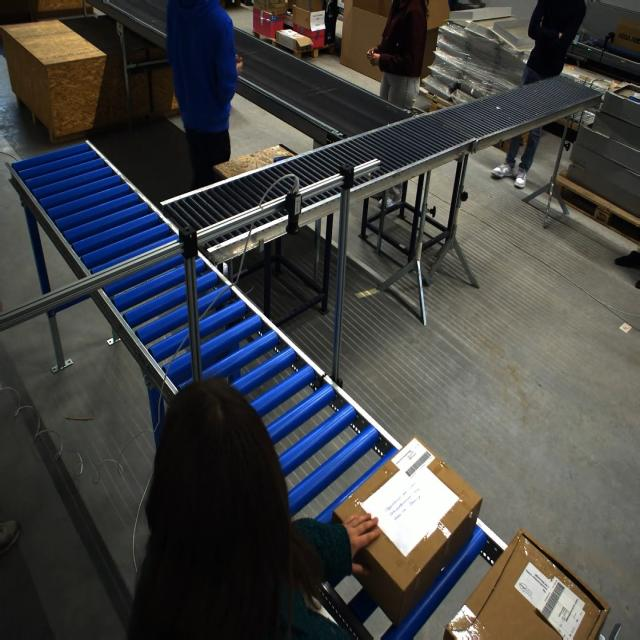
#> input picture data/train/images/_2025-05-28_11_43_39_731_mp4-0003_jpg.rf.8b5482f0ed1d734ca68cc71b32bea231.jpg, 640 x 640 px, given in place of IMG_0250.MOV, which was not available
$ jupyter execute --allow-errors logicall-nb.ipynb   (text cells are left out)
#> lines starting #> are read from the running program, lines starting #| are printed output that depends on the picture; pictures that were not available may be replaced by others from this repository, and a replacement may not be noted
[cell 1]
import os
import csv
import cv2
import time
import numpy
import shutil
from datetime import datetime
from datetime import timedelta
from ultralytics import YOLO
from pyzbar.pyzbar import decode
from sklearn.model_selection import train_test_split
from scipy.spatial.distance import cdist
from collections import deque
import openpyxl

[cell 2]
data_dir = "../data/"
images_dir = os.path.join(data_dir, "train/images")
labels_dir = os.path.join(data_dir, "train/labels")
valid_images_dir = os.path.join(data_dir, "valid/images")
valid_labels_dir = os.path.join(data_dir, "valid/labels")

os.makedirs(valid_images_dir, exist_ok=True)
os.makedirs(valid_labels_dir, exist_ok=True)

image_files = [f for f in os.listdir(images_dir) if f.endswith(".jpg")]

#> (the rest of this cell did not finish here and is left out)

#> (a cell that did not finish here is left out)

[cell 4]
# CONFIGURATION
model_path = "../runs/detect/train9/weights/best.pt"
input_video_path = "../videos/before/_2025-05-28_11_44_21_572.mp4"
output_dir = "../videos/test/"
output_filename = "testtest.mp4"
output_video_path = os.path.join(output_dir, output_filename)
csv_output_path = os.path.join(output_dir, "detection_log.csv")

DISTANCE_THRESHOLD = 150  # pixels
DISAPPEAR_TIME_THRESHOLD = 2.0  # seconds
APPEARANCE_WEIGHT = 0.7  # Weight for appearance matching in ID assignment
MAX_HISTORY = 5  # Number of frames to keep in object history
HIST_SIMILARITY_THRESHOLD = 0.7  # Minimum histogram similarity for matching
IOU_THRESHOLD = 0.3  # Minimum IoU for matching

# SETUP
os.makedirs(output_dir, exist_ok=True)
#> (the rest of this cell did not finish here and is left out)

#> (a cell that did not finish here is left out)

[cell 6]
# CONFIGURATION
model_path = "../runs/detect/train9/weights/best.pt"
input_video_path = "../videos/before/_2025-05-28_11_44_21_572.mp4"
output_dir = "../videos/test/"
output_filename = "testtestbpc.mp4"
output_video_path = os.path.join(output_dir, output_filename)
csv_output_path = os.path.join(output_dir, "detection_log.csv")

DISTANCE_THRESHOLD = 150  # pixels for tracking
DISAPPEAR_TIME_THRESHOLD = 2.0  # seconds
BOX_ASSOCIATION_RADIUS = 200

# SETUP
os.makedirs(output_dir, exist_ok=True)
#> (the rest of this cell did not finish here and is left out)

[cell 7]
# CONFIGURATION
model_path = "../runs/detect/train9/weights/best.pt"
input_video_path = "../videos/before/_2025-05-28_15_29_37_583.mp4"
output_dir = "../videos/test/"
output_filename = "testtestbpcalternative.mp4"
output_video_path = os.path.join(output_dir, output_filename)
csv_output_path = os.path.join(output_dir, "detection_log.csv")

DISTANCE_THRESHOLD = 150  # pixels for tracking
DISAPPEAR_TIME_THRESHOLD = 4.0  # Increased to reduce flicker
ASSOCIATION_RADIUS = 200  # for product-box and person-box
PERSON_RADIUS = 200  # New: visual indicator for each person

# SETUP
os.makedirs(output_dir, exist_ok=True)
#> (the rest of this cell did not finish here and is left out)

[cell 8]
video_path = "../videos/before/IMG_0250.MOV"
output_file = "scanned_barcodes.xlsx"

def init_excel(file_path):
#> called with file_path = 'scanned_barcodes.xlsx'
    if not os.path.exists(file_path):
        wb = openpyxl.Workbook()
        ws = wb.active
        ws.append(["ID", "Barcode", "Timestamp"])
        wb.save(file_path)
    wb = openpyxl.load_workbook(file_path)
    ws = wb.active
    existing = {}
    next_id = 1
    for row in ws.iter_rows(min_row=2, values_only=True):
        id_, barcode, _ = row
        existing[barcode] = id_
        if id_ >= next_id:
            next_id = id_ + 1
#> further down, frame is the input picture: shape (640, 640, 3); mean B, G, R 67.1, 67.2, 66.7
#> `gray = cv2.cvtColor(frame, cv2.COLOR_BGR2GRAY)`:
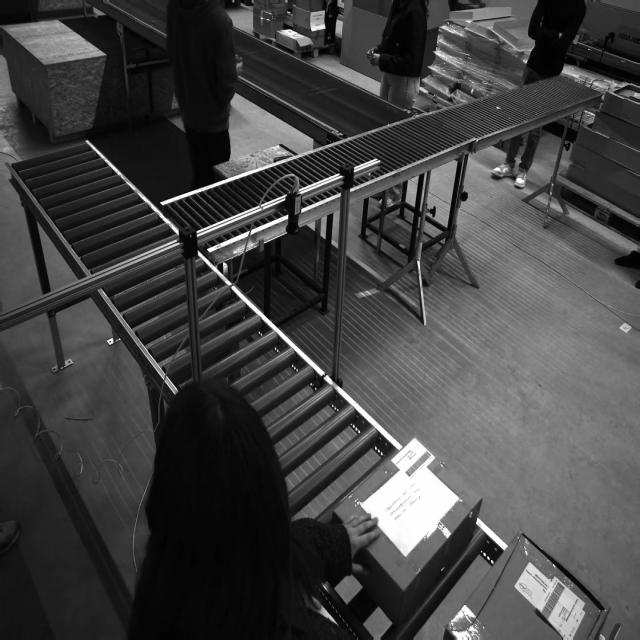
#> gray: shape (640, 640); min 0, max 255, mean 67.1
#> `equalized = cv2.equalizeHist(gray)`:
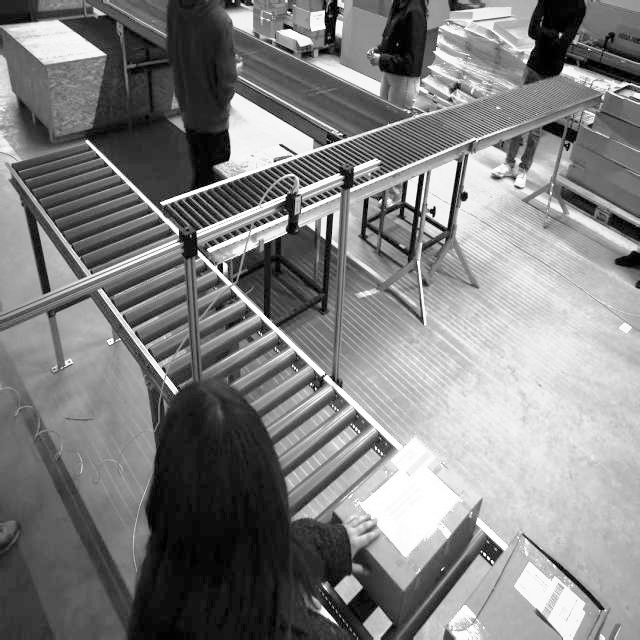
#> equalized: shape (640, 640); min 0, max 255, mean 128.4
#> `sharpened = cv2.filter2D(equalized, -1, kernel)`:
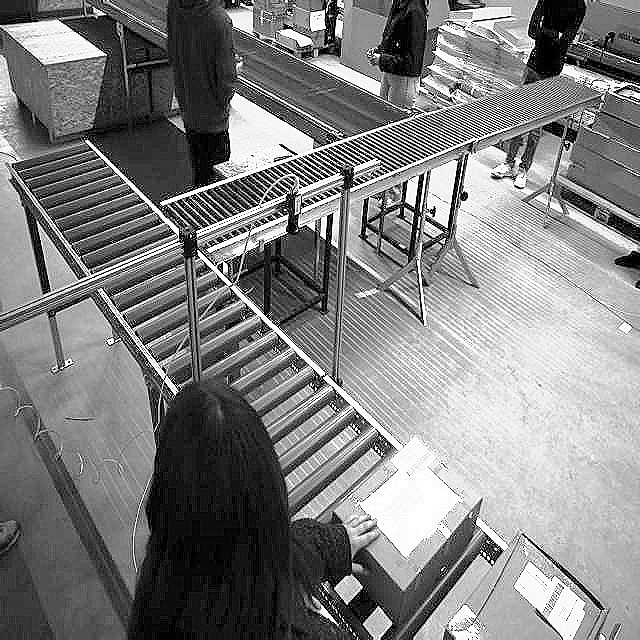
#> sharpened: shape (640, 640); min 0, max 255, mean 128.4
    return wb, ws, existing, next_id

# === Initialize Excel file ===
wb, ws, scanned_barcodes, next_id = init_excel(output_file)

# === Process Video ===
cap = cv2.VideoCapture(video_path)
if not cap.isOpened():
    print(f"Cannot open video: {video_path}")
    exit()

print("Processing video... Press 'q' to quit.")

frame_skip = 1  # Process every frame
frame_count = 0
playback_delay = 0.1  # Adjust playback delay

#> (the rest of this cell did not finish here and is left out)

[cell 9]
import cv2
from pyzbar.pyzbar import decode
from datetime import datetime
import openpyxl
import os

# === File paths ===
box_file = "scanned_barcodes.xlsx"
product_file = "products.xlsx"

def init_excel(file_path):
#> called with file_path = 'scanned_barcodes.xlsx'
    if not os.path.exists(file_path):
        wb = openpyxl.Workbook()
        ws = wb.active
        ws.append(["ID", "Barcode", "Timestamp"])
        wb.save(file_path)
    wb = openpyxl.load_workbook(file_path)
    ws = wb.active
    existing = {}
    next_id = 1
    for row in ws.iter_rows(min_row=2, values_only=True):
        id_, barcode, _ = row
        existing[barcode] = id_
        if id_ >= next_id:
            next_id = id_ + 1
    return wb, ws, existing, next_id

# === Initialize Excel files ===
box_wb, box_ws, box_scanned, box_next_id = init_excel(box_file)
prod_wb, prod_ws, prod_scanned, prod_next_id = init_excel(product_file)

# === Webcam Start ===
cap = cv2.VideoCapture(0)
if not cap.isOpened():
    print("Cannot open camera")

print("Scanning... '3S' barcodes go to boxes file, others to products. Press 'q' to quit.")

#> (the rest of this cell did not finish here and is left out)

$ run again, on data/train/images/_2025-05-28_12_00_13_468_mp4-0021_jpg.rf.9658be280d6f12dff25351e8195f88cb.jpg
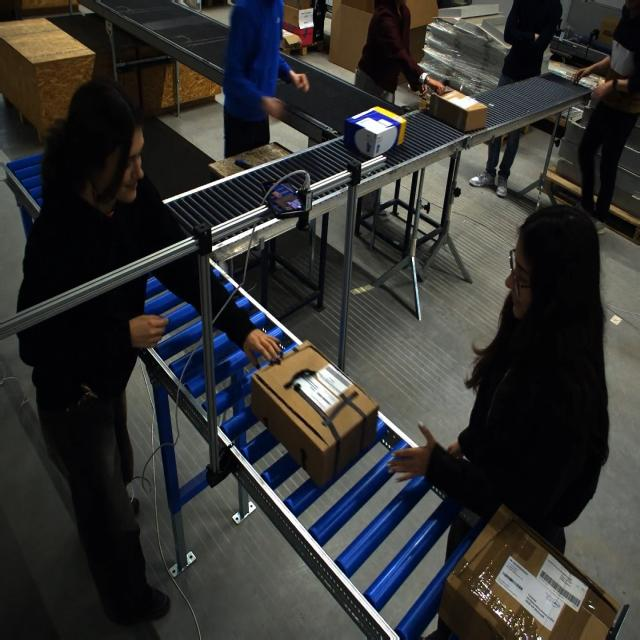
#> input picture data/train/images/_2025-05-28_12_00_13_468_mp4-0021_jpg.rf.9658be280d6f12dff25351e8195f88cb.jpg, 640 x 640 px, given in place of IMG_0250.MOV, which was not available
#> frame is the input picture: shape (640, 640, 3); mean B, G, R 49.8, 51.3, 51.6
#> `gray = cv2.cvtColor(frame, cv2.COLOR_BGR2GRAY)`:
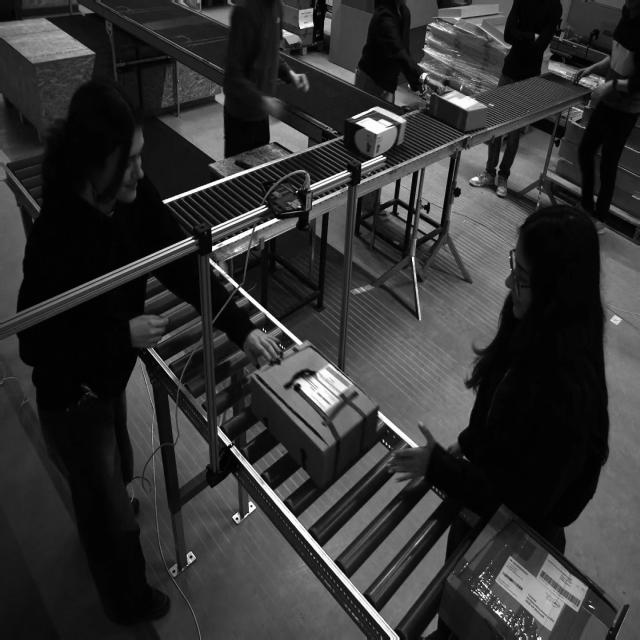
#> gray: shape (640, 640); min 0, max 255, mean 51.2
#> `sharpened = cv2.filter2D(equalized, -1, kernel)`:
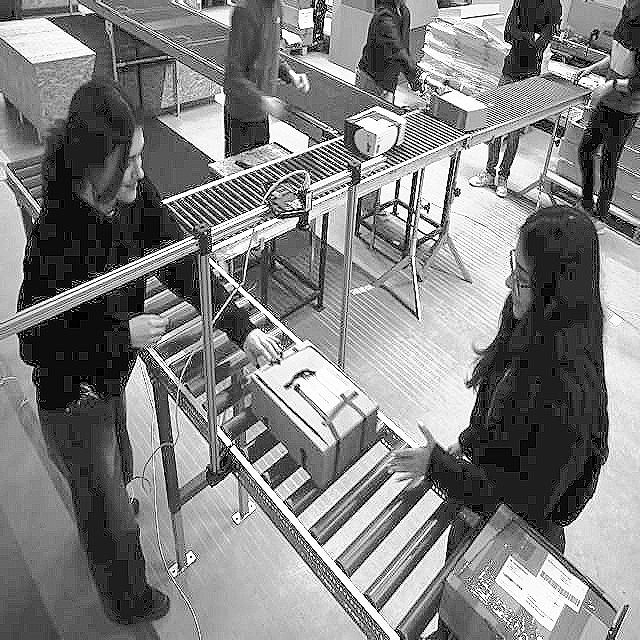
#> sharpened: shape (640, 640); min 0, max 255, mean 129.1

$ run again, on data/train/images/_2025-05-28_12_00_13_468_mp4-0029_jpg.rf.99a1680a2e4a628f0776b12bfb660b3d.jpg
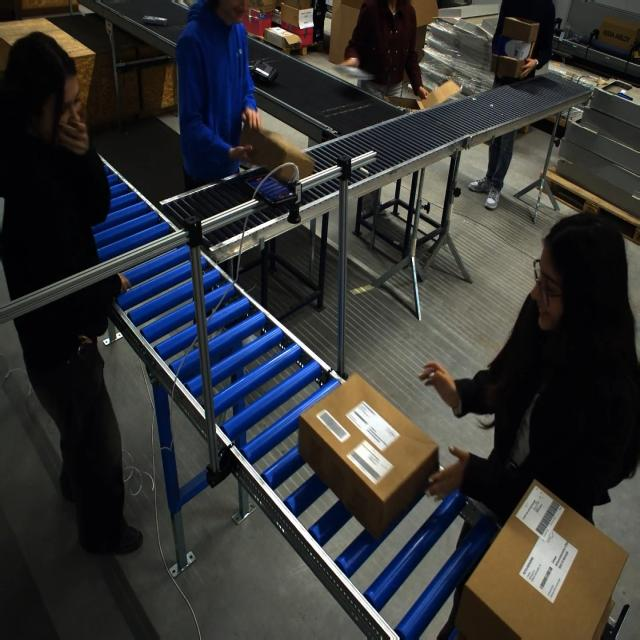
#> input picture data/train/images/_2025-05-28_12_00_13_468_mp4-0029_jpg.rf.99a1680a2e4a628f0776b12bfb660b3d.jpg, 640 x 640 px, given in place of IMG_0250.MOV, which was not available
#> frame is the input picture: shape (640, 640, 3); mean B, G, R 52.2, 52.3, 52.1
#> `gray = cv2.cvtColor(frame, cv2.COLOR_BGR2GRAY)`:
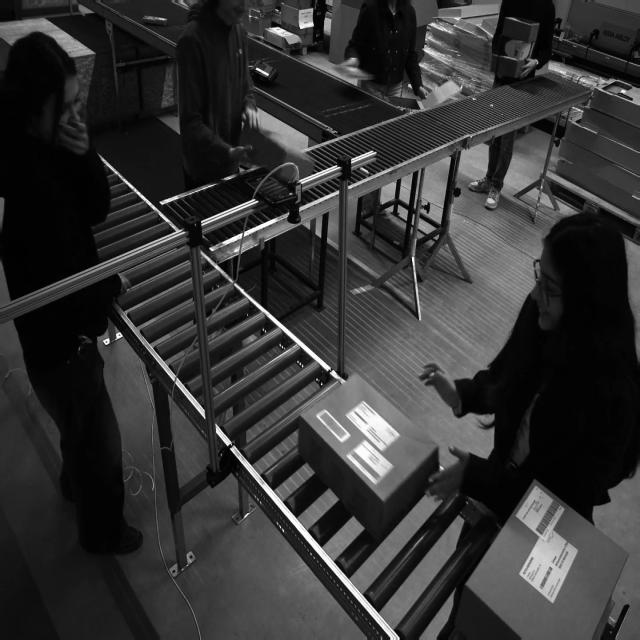
#> gray: shape (640, 640); min 0, max 255, mean 52.2
#> `sharpened = cv2.filter2D(equalized, -1, kernel)`:
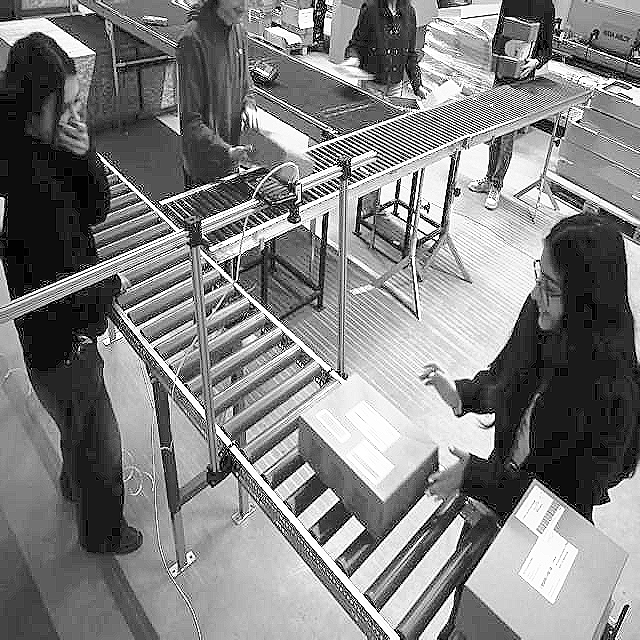
#> sharpened: shape (640, 640); min 0, max 255, mean 128.8

$ run again, on data/train/images/_2025-05-28_12_14_08_704_mp4-0066_jpg.rf.abef3fa479818c85b90eac1bea977fe7.jpg
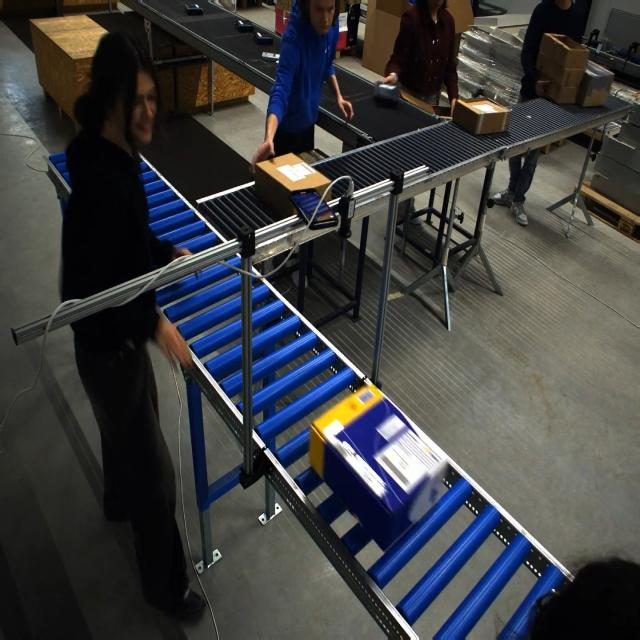
#> input picture data/train/images/_2025-05-28_12_14_08_704_mp4-0066_jpg.rf.abef3fa479818c85b90eac1bea977fe7.jpg, 640 x 640 px, given in place of IMG_0250.MOV, which was not available
#> frame is the input picture: shape (640, 640, 3); mean B, G, R 64.9, 64.1, 63.1
#> `gray = cv2.cvtColor(frame, cv2.COLOR_BGR2GRAY)`:
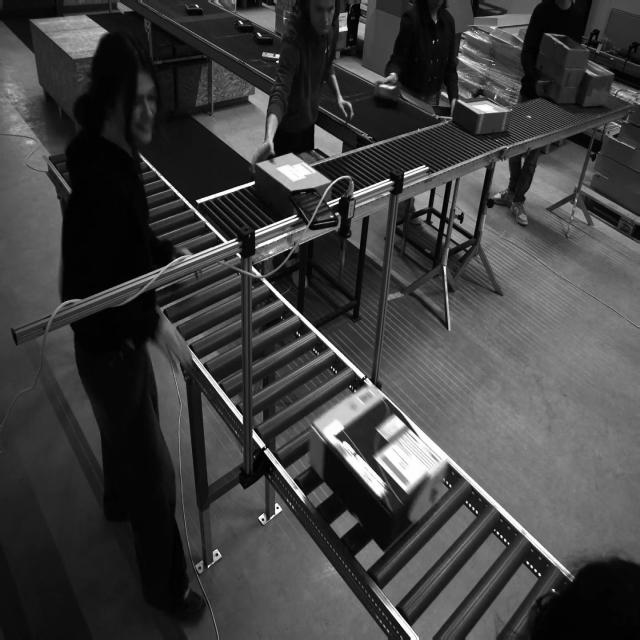
#> gray: shape (640, 640); min 0, max 255, mean 63.9
#> `sharpened = cv2.filter2D(equalized, -1, kernel)`:
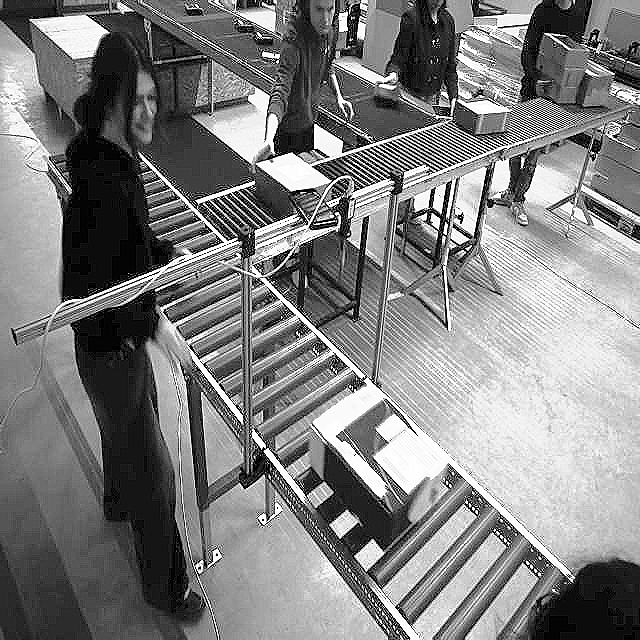
#> sharpened: shape (640, 640); min 0, max 255, mean 128
